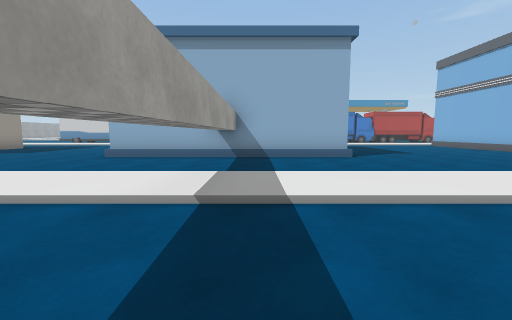
view 1 (above)

23 first-person views from a walk through a 3-D level made in the Unity game engine. The camera is 1.3 m above the floor, tilts 6° down and sees 90° across. The floor is counted in squares, 2 m on a side. Each view is taken from the middle of a square. On the plan, view 1 faces up. The plan holds only what a view shows up to about 9 squares ahead; the rest is blank. The place goes on beyond the plan. The player is left out. Some animated figures are left out. Some surface patterns are stand-ins.

view 2
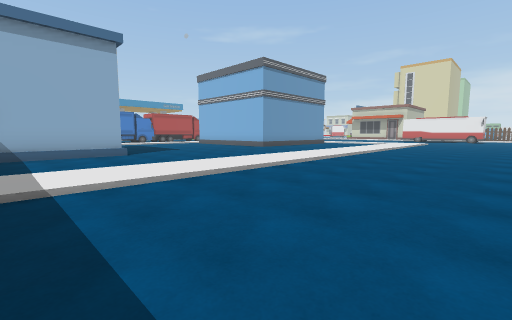

view 3
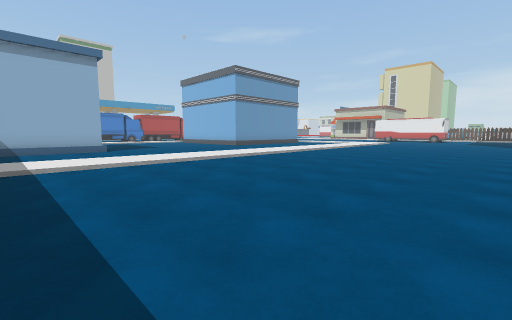

view 4
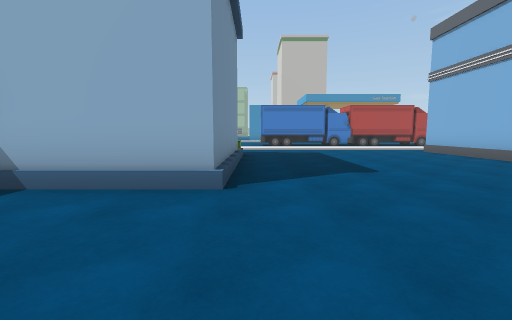

view 5
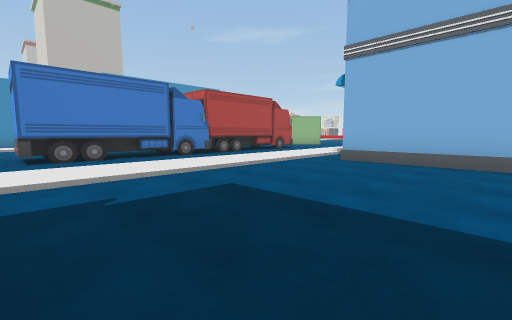

view 6
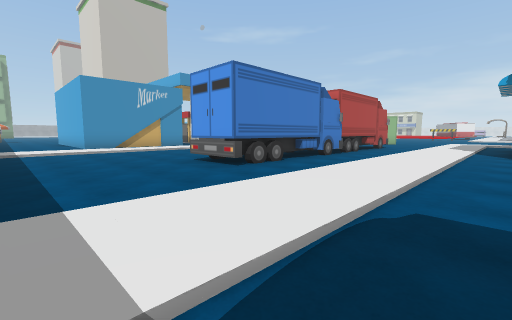

view 7
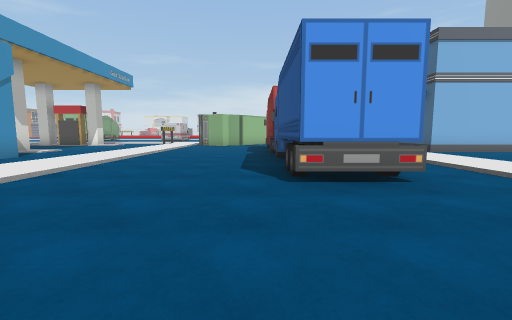

view 8
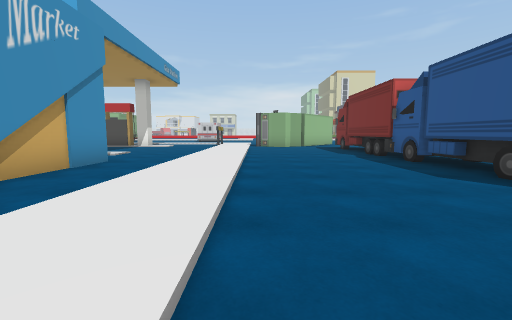

view 9
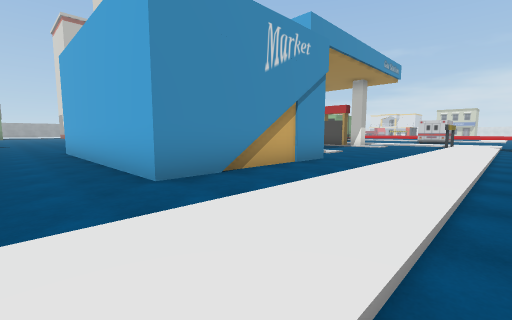

view 10
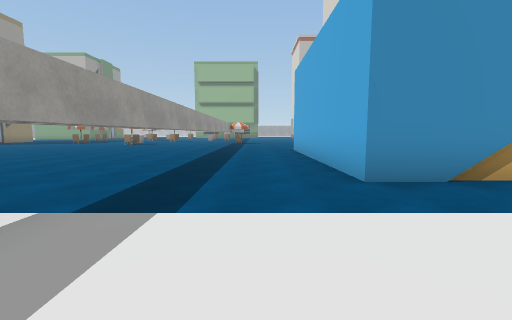

view 11
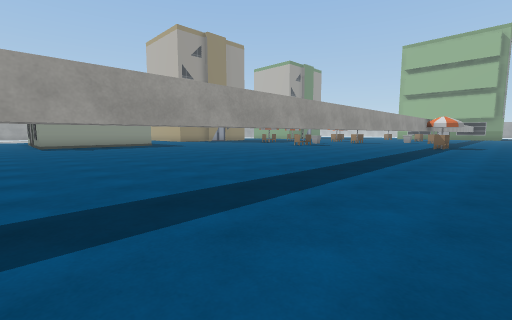

view 12
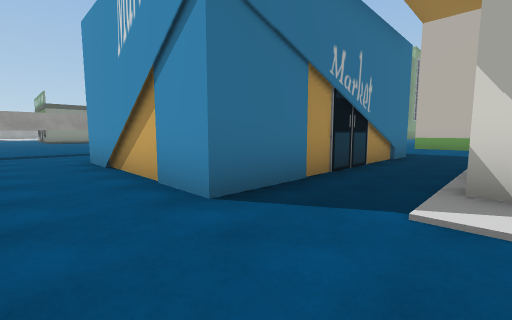

view 13
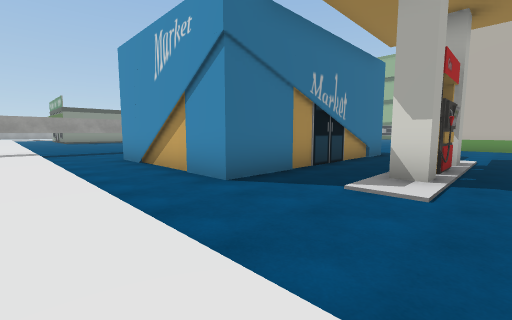

view 14
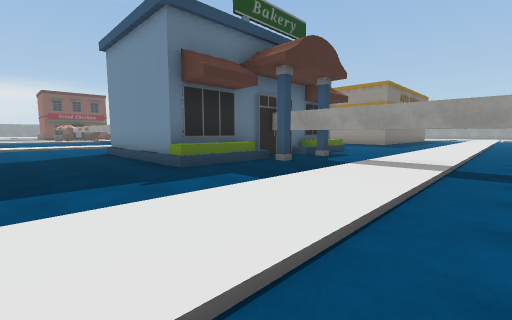

view 15
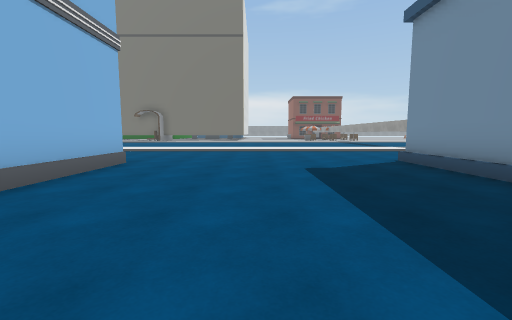

view 16
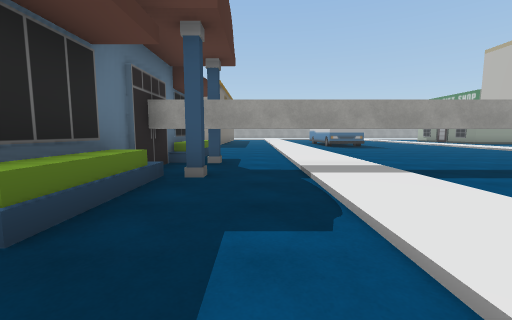

view 17
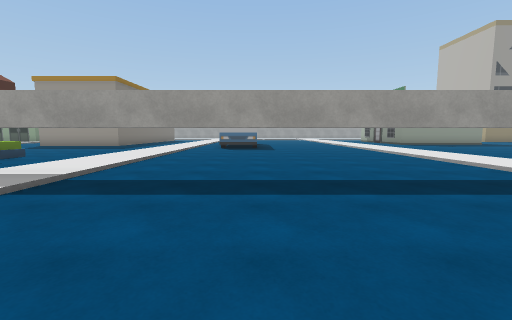

view 18
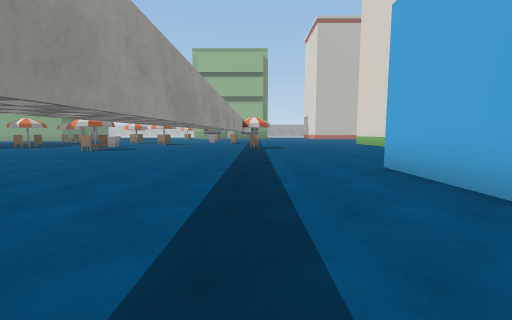

view 19
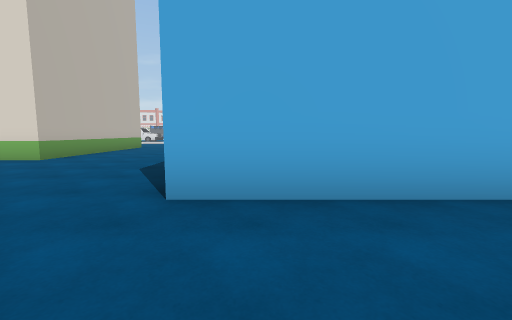

view 20
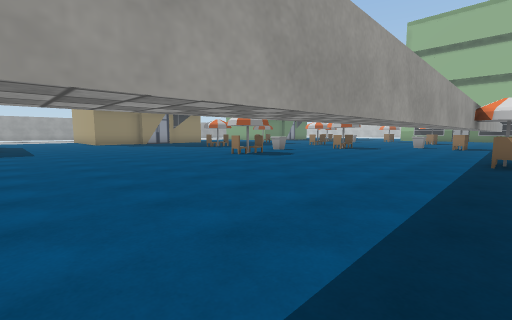

view 21
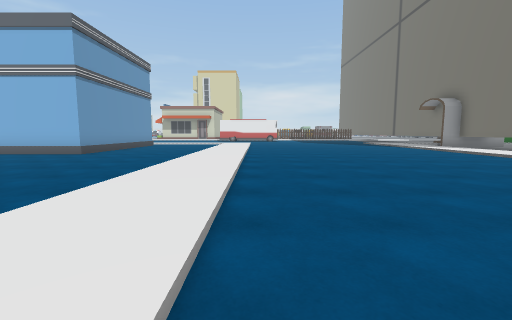

view 22
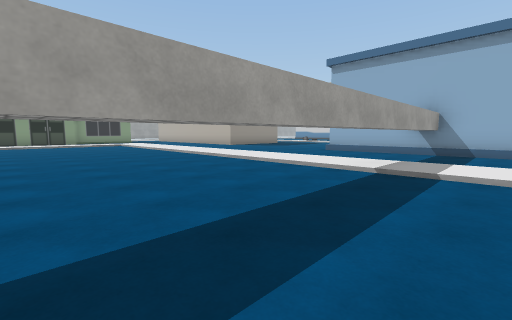

view 23
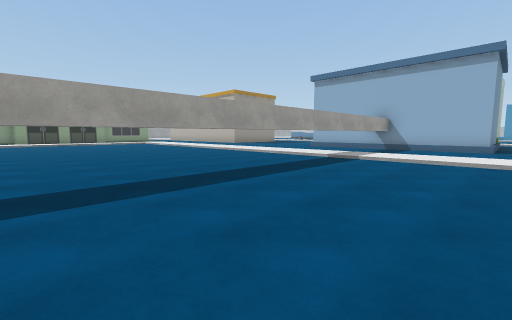

### Floor plan
Key: @ floor where view 1 was taken; # wall or solid block; . main floor; : floor 0.25 m higher than the main floor; / step, stairs or slope; T thing the floor can be seen under or through; O other object.
Columns run from 12 left of view 1 to 10 right of it. Each row starts with its distance up from view 1.
 37       O....#O..   OOOOO
 36     ..O....#..........
 35    ........#...........
 34   .........#...........
 33  ..........T...........
 32 ...........T...#   #...
 31 ...........T...#   #...
 30      ......T...#   #.#.
 29      ......T...#   #.#.
 28     .......T...#   #.#.
 27    ........T...#   #...
 26   .........T...#####...
 25   .........T...........
 24        ////T///////////
 23       :::::T:::::::::::
 22       .....T...........
 21       .....T...........
 20       .....T...........
 19       .....T...........
 18       .....T....OOOOOOO
 17       .....T....OOOOOO
 16       .....T..........
 15       :::::T:::::::::::
 14       /////T///////////
 13       .....T.........#
 12       .....TO........#
 11       ..OOOOOOO......#
 10               O......#
  9     ....      O......#
  8     ....      O......##
  7      ...OOO#OOO........
  6       .....#...........
  5        ....T...........
  4        ////T///////////
  3       :::::T:::::::::::
  2     .......T...........
  1    ........T...........
  0   .........T@..........
 -1  ..........T...........
 -2  ..........T...........
 -3    ........T...........
 -4    ........T....   ....

Positions as (right, up) in squares from view 1, and headings:
1: (0, 0), facing up
2: (0, -1), facing up-right
3: (0, -3), facing up-right
4: (3, 4), facing up
5: (3, 10), facing up-right
6: (0, 13), facing up-right
7: (0, 19), facing right
8: (1, 22), facing right
9: (1, 22), facing up-right
10: (1, 22), facing up
11: (2, 25), facing up-left
12: (9, 24), facing up-left
13: (10, 23), facing up-left
14: (5, 16), facing down-left
15: (6, 13), facing down
16: (4, 13), facing left
17: (3, 18), facing left
18: (0, 27), facing up
19: (0, 31), facing right
20: (0, 31), facing up-left
21: (1, 2), facing right
22: (1, -2), facing up-left
23: (3, -4), facing up-left
